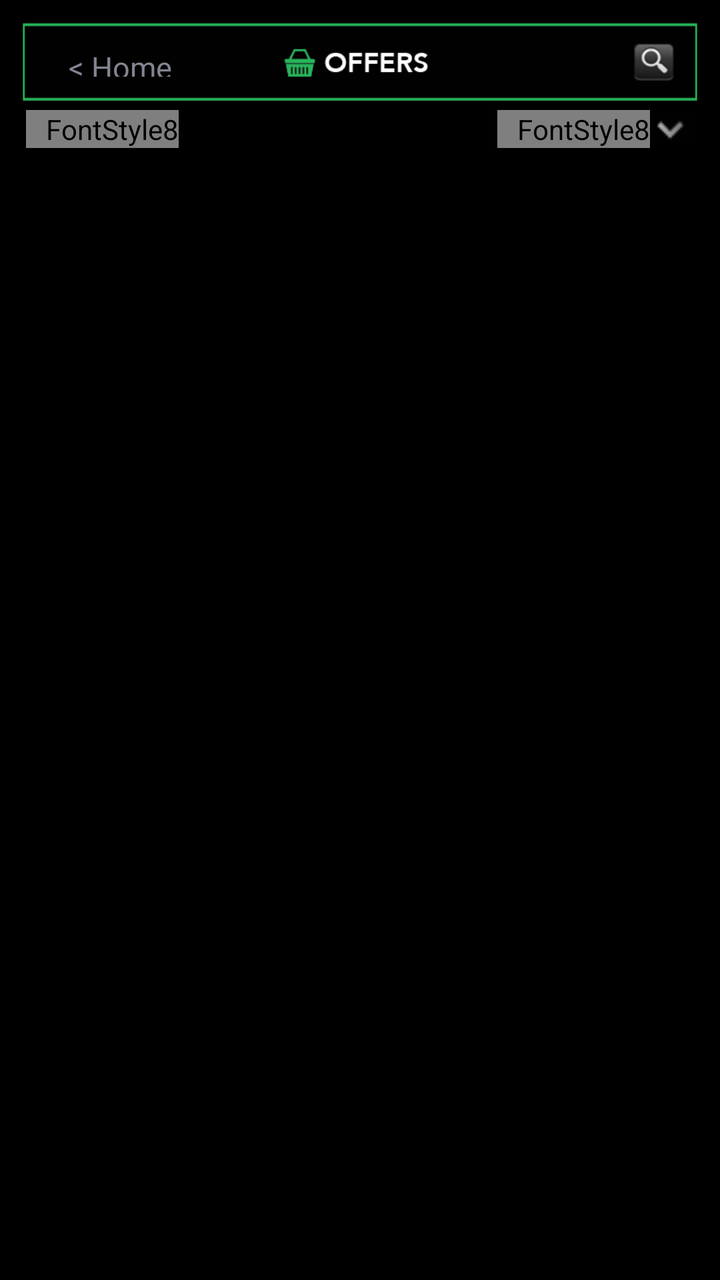
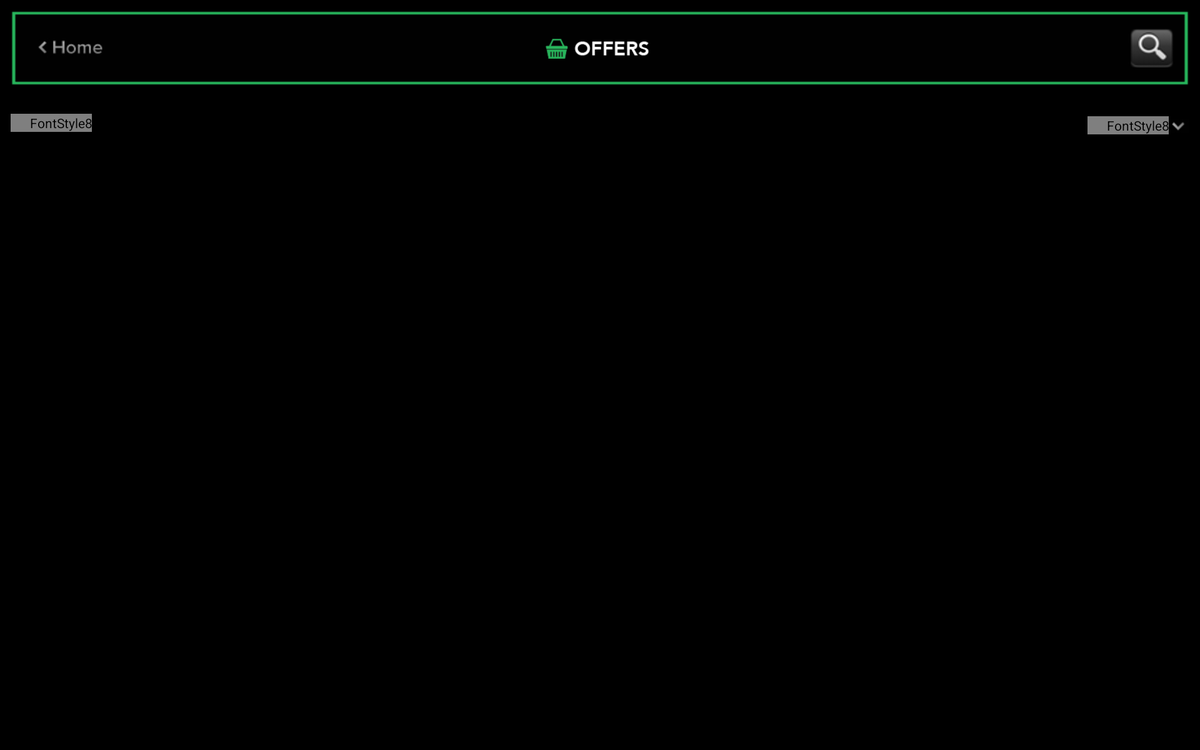

One screen, two layout resources from the same app: the default and the repository's alternative for another configuration. Each is rendered where Android would select it; the XML of both is given below.
<!-- AndroidManifest.xml: application theme AppTheme -->
<!-- res/layout/activity_offers.xml -->
<?xml version="1.0" encoding="utf-8"?>
<LinearLayout xmlns:android="http://schemas.android.com/apk/res/android"
    android:layout_width="match_parent"
    android:layout_height="match_parent"
    android:background="@color/black"
    android:orientation="vertical"
    android:padding="10dp" >

    <RelativeLayout
        android:layout_width="match_parent"
        android:layout_height="40dp"
        android:layout_margin="1dp"
        android:background="@drawable/banergreenimage"
        android:padding="7dp" >

        <Button
            android:id="@+id/offerIcon"
            style="@style/darkgraycolor"
            android:layout_width="wrap_content"
            android:layout_height="15dp"
            android:layout_alignParentLeft="true"
            android:layout_centerInParent="true"
            android:layout_marginLeft="10dp"
            android:background="@android:color/transparent"
            android:onClick="showOffersHome"
            android:text="@string/heading_home"
            android:textSize="15sp" />

        <LinearLayout
            android:layout_width="wrap_content"
            android:layout_height="wrap_content"
            android:layout_centerInParent="true"
            android:orientation="horizontal"
            android:padding="2dp" >

            <ImageView
                android:id="@+id/mailIcon"
                android:layout_width="wrap_content"
                android:layout_height="wrap_content"
                android:layout_centerInParent="true"
                android:background="@android:color/transparent"
                android:src="@drawable/header_offer" />
        </LinearLayout>

        <ImageView
            android:id="@+id/serachIcon"
            android:layout_width="20dp"
            android:layout_height="20dp"
            android:layout_alignParentRight="true"
            android:layout_centerInParent="true"
            android:layout_marginLeft="5dp"
            android:layout_marginRight="5dp"
            android:onClick="showHideSearchView"
            android:src="@drawable/pagemail_searchicon" />

        <SearchView
            android:id="@+id/searchviewText"
            android:layout_width="60dp"
            android:layout_height="40dp"
            android:layout_centerInParent="true"
            android:layout_toLeftOf="@+id/serachIcon"
            android:background="@android:color/white"
            android:paddingRight="3dp"
            android:scaleType="fitCenter"
            android:visibility="invisible" >
        </SearchView>
    </RelativeLayout>

    <LinearLayout
        android:layout_width="fill_parent"
        android:layout_height="wrap_content"
        android:orientation="horizontal" >

        <RelativeLayout
            android:layout_width="match_parent"
            android:layout_height="wrap_content"
            android:layout_margin="3dp" >

            <com.rrdonnelly.up2me.components.RobotoTextView
                android:id="@+id/unReadMessages"
                style="@style/whitecolor"
                android:layout_width="wrap_content"
                android:layout_height="wrap_content"
                android:contentDescription="@string/fontstyle8"
                android:paddingStart="10dp"
                android:text="@string/unread" />
            <LinearLayout android:layout_width="fill_parent" android:layout_height="wrap_content" android:orientation="horizontal" android:gravity="right|center_vertical">
	            <com.rrdonnelly.up2me.components.RobotoTextView
	                android:id="@+id/sortText"
	                style="@style/whitecolor"
	                android:layout_width="wrap_content"
	                android:layout_height="wrap_content"
	                android:layout_toLeftOf="@+id/sortArrow"
	                android:clickable="true"
	                android:contentDescription="@string/fontstyle8"
	                android:onClick="onClick"
	                android:paddingStart="10dp"
	                android:text="@string/receivedDate" />
	
	            <ImageView
	                android:id="@+id/sortArrow"
	                android:layout_width="wrap_content"
	                android:layout_height="15dp"
	                android:layout_alignParentEnd="true"
	                android:scaleType="center"
	                android:src="@drawable/back_arrow" />
            </LinearLayout>
        </RelativeLayout>
    </LinearLayout>

    <GridView
        android:id="@+id/gridView"
        android:layout_width="match_parent"
        android:layout_height="wrap_content"
        android:choiceMode="singleChoice"
        android:columnWidth="150dp"
        android:drawSelectorOnTop="true"
        android:gravity="center"
        android:horizontalSpacing="2dp"
        android:numColumns="auto_fit"
        android:smoothScrollbar="true"
        android:stackFromBottom="false"
        android:stretchMode="columnWidth"
        android:textFilterEnabled="false"
        android:verticalSpacing="2dp" >
    </GridView>

</LinearLayout>
<!-- resources referenced by this layout -->
<resources>
  <color name="black">#000000</color>
  <!-- drawable back_arrow: png bitmap (drawable-mdpi, 3578 bytes) -->
  <!-- drawable banergreenimage: png bitmap (drawable-hdpi, 4367 bytes) -->
  <!-- drawable header_offer: png bitmap (drawable-hdpi, 5310 bytes) -->
  <!-- drawable pagemail_searchicon: png bitmap (drawable-xhdpi, 2249 bytes) -->
  <string name="fontstyle8">FontStyle8</string>
  <string name="heading_home">&lt;  Home</string>
  <string name="receivedDate">Received Date</string>
  <string name="unread">Unread</string>
  <style name="darkgraycolor">
          <item name="android:textColor">@color/dark_gray</item>
      </style>
  <style name="whitecolor">
          <item name="android:textColor">@android:color/white</item>
      </style>
  <style name="AppTheme" parent="AppBaseTheme">
          
      </style>
  <color name="dark_gray">#848593</color>
  <!-- from res/values-v11/ -->
  <style name="AppBaseTheme" parent="android:Theme.Holo.Light">
          
      </style>
</resources>
<!-- res/layout-sw800dp-land/activity_offers.xml (the repository's variant of the layout above) -->
<!-- drawn on a large tablet held sideways -->
<?xml version="1.0" encoding="utf-8"?>
<LinearLayout xmlns:android="http://schemas.android.com/apk/res/android"
    android:layout_width="match_parent"
    android:layout_height="match_parent"
    android:background="@color/black"
    android:orientation="vertical"
    android:padding="10dp" >

    <RelativeLayout
        android:layout_width="match_parent"
        android:layout_height="80dp"
        android:layout_margin="1dp"
        android:background="@drawable/banergreenimage"
        android:padding="7dp" >

        <ImageView
            android:id="@+id/offerIcon"
            android:layout_width="wrap_content"
            android:layout_height="match_parent"
            android:layout_alignParentLeft="true"
            android:layout_centerInParent="true"
            android:background="@android:color/transparent"
            android:onClick="showOffersHome"
            android:padding="10dp"
            android:src="@drawable/home_page_link" 
            android:layout_marginLeft="10dp"/>
        
        
        <LinearLayout
            android:layout_width="wrap_content"
            android:layout_height="wrap_content"
            android:layout_centerInParent="true"
            android:orientation="horizontal"
            android:padding="2dp" >

            <ImageView
                android:id="@+id/mailIcon"
                android:layout_width="120dp"
                android:layout_height="40dp"
                android:layout_centerInParent="true"
                android:background="@android:color/transparent"
                android:src="@drawable/header_offer" />
        </LinearLayout>

        <ImageView
            android:id="@+id/serachIcon"
            android:layout_width="45dp"
            android:layout_height="match_parent"
            android:layout_alignParentRight="true"
            android:layout_centerInParent="true"
            android:layout_marginLeft="10dp"
            android:layout_marginRight="10dp"
            android:onClick="showHideSearchView"
            android:src="@drawable/pagemail_searchicon" />

        <SearchView
            android:id="@+id/searchviewText"
            android:layout_width="230dp"
            android:layout_height="45dp"
            android:layout_centerInParent="true"
            android:layout_toLeftOf="@+id/serachIcon"
            android:background="@android:color/white"
            android:paddingRight="3dp"
            android:scaleType="fitCenter"
            android:visibility="invisible" >
        </SearchView>
    </RelativeLayout>

    <LinearLayout
        android:layout_width="fill_parent"
        android:layout_height="wrap_content"
        android:orientation="horizontal" >

        <RelativeLayout
            android:layout_width="match_parent"
            android:layout_height="80dp"
            android:layout_margin="1dp"
            android:gravity="center_vertical" >

            <com.rrdonnelly.up2me.components.RobotoTextView
                android:id="@+id/unReadMessages"
                style="@style/whitecolor"
                android:layout_width="wrap_content"
                android:layout_height="wrap_content"
                android:contentDescription="@string/fontstyle8"
                android:paddingStart="20dp"
                android:text="@string/unread" 
                android:gravity="left"/>

            <LinearLayout 
                android:layout_width="fill_parent" 
                android:layout_height="wrap_content" 
                android:orientation="horizontal" 
                android:gravity="right|center_vertical"
                
                >            
	            <com.rrdonnelly.up2me.components.RobotoTextView
	                android:id="@+id/sortText"
	                style="@style/whitecolor"
	                android:layout_width="wrap_content"
	                android:layout_height="wrap_content"
	                android:layout_toLeftOf="@+id/sortArrow"
	                android:clickable="true"
	                android:contentDescription="@string/fontstyle8"
	                android:onClick="onClick"
	                android:paddingStart="20dp"
	                android:text="@string/receivedDate" />
	
	            <ImageView
	                android:id="@+id/sortArrow"
	                android:layout_width="wrap_content"
	                android:layout_height="25dp"
	                android:layout_alignParentEnd="true"
	                android:scaleType="center"
	                android:src="@drawable/back_arrow" />
            </LinearLayout>
        </RelativeLayout>
    </LinearLayout>

    <GridView
        android:id="@+id/gridView"
        android:layout_width="match_parent"
        android:layout_height="wrap_content"
        android:choiceMode="singleChoice"
        android:columnWidth="390dp"
        android:drawSelectorOnTop="false"
        android:gravity="center"
        android:horizontalSpacing="3dp"
        android:numColumns="auto_fit"
        android:smoothScrollbar="true"
        android:stackFromBottom="false"
        android:stretchMode="columnWidth"
        android:textFilterEnabled="false"
        android:verticalSpacing="3dp" >
    </GridView>

</LinearLayout>
<!-- resources referenced by the variant -->
<!-- as a large tablet held sideways resolves them -->
<resources>
  <color name="black">#000000</color>
  <!-- drawable back_arrow: png bitmap (drawable-mdpi, 3578 bytes) -->
  <!-- drawable banergreenimage: png bitmap (drawable-hdpi, 4367 bytes) -->
  <!-- drawable header_offer: png bitmap (drawable-hdpi, 5310 bytes) -->
  <!-- drawable home_page_link: png bitmap (drawable-mdpi, 2195 bytes) -->
  <!-- drawable pagemail_searchicon: png bitmap (drawable-xhdpi, 2249 bytes) -->
  <string name="fontstyle8">FontStyle8</string>
  <string name="receivedDate">Received Date</string>
  <string name="unread">Unread</string>
  <style name="whitecolor">
          <item name="android:textColor">@android:color/white</item>
      </style>
  <style name="AppTheme" parent="AppBaseTheme">
          
      </style>
  <!-- from res/values-v11/ -->
  <style name="AppBaseTheme" parent="android:Theme.Holo.Light">
          
      </style>
</resources>
